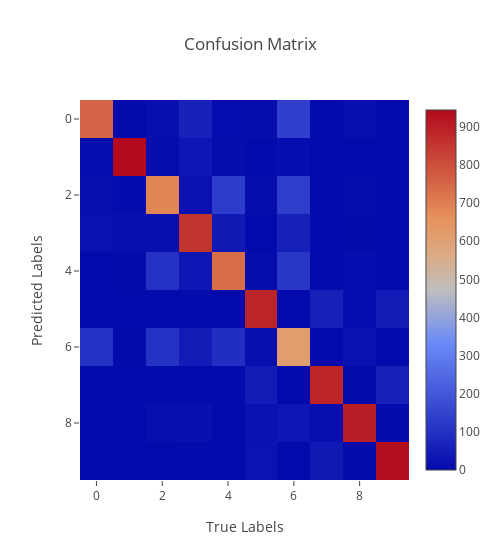

The cell this chart's notebook holds for it:
### Markdown cell above
> Lets run the cell below to plot ```confusion_matrix```

### Code cell
logger.render_confusion_matrix(confusion_matrix)

### Figure 1 — Plotly figure (JSON) as saved in the notebook; plotly's stock layout.template omitted (floating-point values rounded to 4 significant figures)
{"data": [{"hoverongaps": false, "type": "heatmap", "z": [[753, 2, 13, 63, 4, 11, 140, 0, 13, 1], [4, 944, 5, 32, 6, 0, 7, 1, 1, 0], [13, 3, 683, 18, 131, 6, 135, 0, 11, 0], [18, 12, 14, 855, 39, 1, 58, 1, 2, 0], [1, 2, 101, 31, 736, 5, 117, 0, 7, 0], [0, 0, 0, 3, 0, 888, 0, 58, 7, 44], [103, 2, 106, 46, 94, 12, 615, 0, 22, 0], [0, 0, 0, 0, 0, 48, 0, 890, 2, 60], [3, 1, 12, 16, 0, 17, 31, 14, 904, 2], [0, 0, 0, 0, 0, 23, 1, 40, 2, 934]]}], "layout": {"title": {"text": "Confusion Matrix"}, "width": 500, "xaxis": {"title": {"text": "True Labels"}}, "yaxis": {"autorange": "reversed", "title": {"text": "Predicted Labels"}}}}
